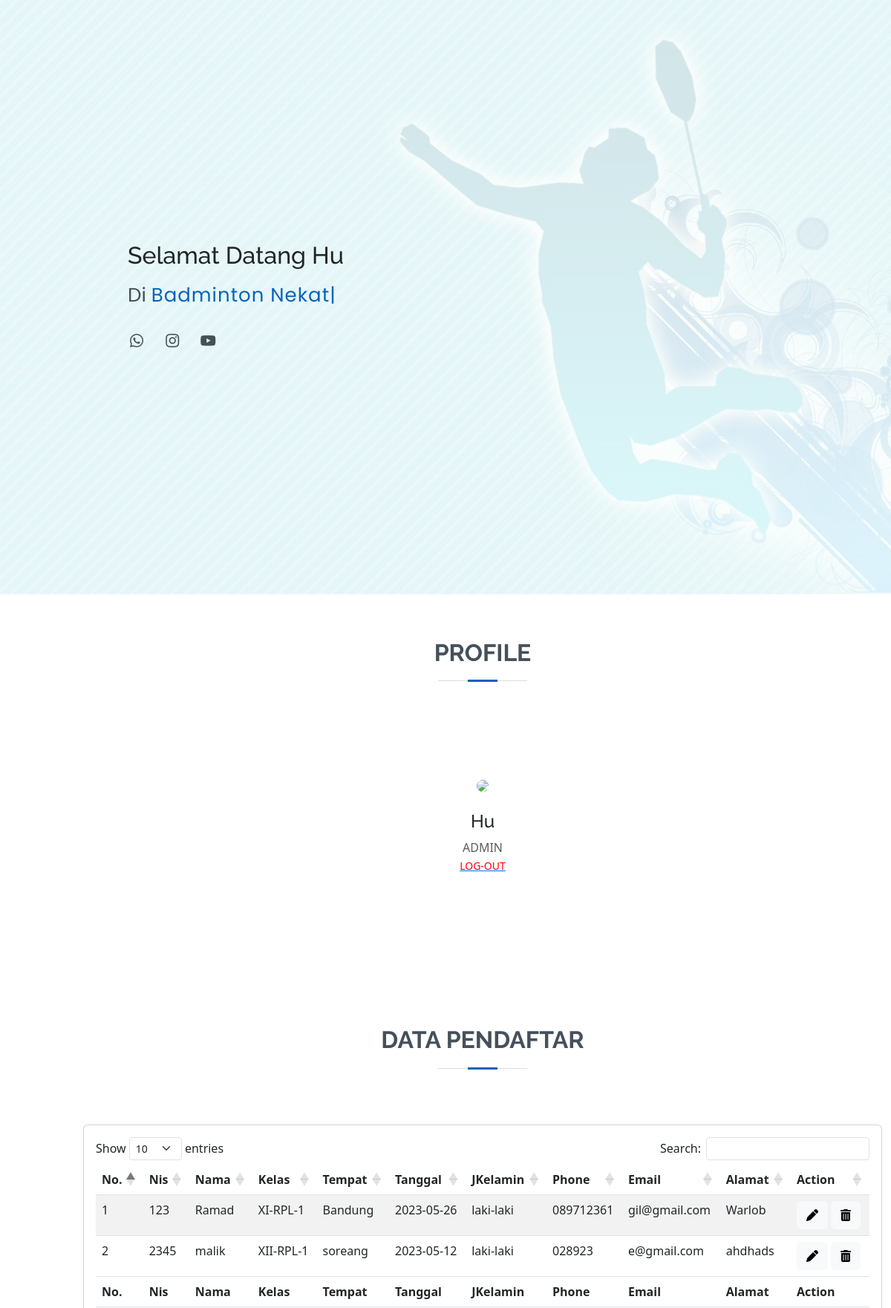
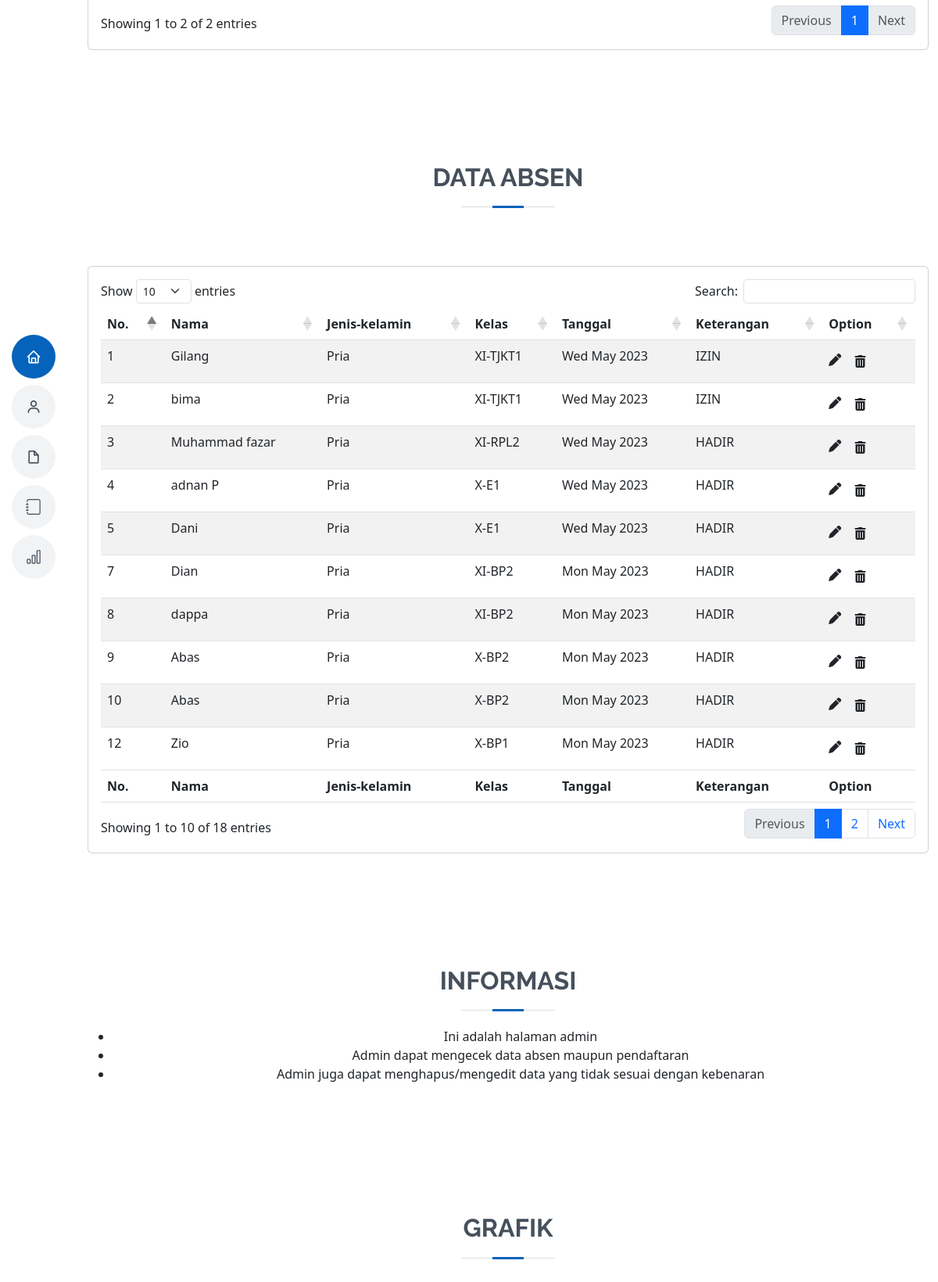
The app's page /halaman-admin.php (signed in, upper part) with its own data (2 pictures, top to bottom).
### tables this page shows
CREATE TABLE `pendaftaran` (
  `id` int(11) NOT NULL,
  `tanggal_daftar` date NOT NULL,
  `nis` char(9) DEFAULT NULL,
  `nama` varchar(50) NOT NULL,
  `kelas` varchar(50) NOT NULL,
  `tempat` varchar(50) NOT NULL,
  `tanggal` date NOT NULL,
  `jenis_kelamin` enum('laki-laki','perempuan') NOT NULL,
  `phone` char(12) NOT NULL,
  `email` varchar(50) NOT NULL,
  `alamat` varchar(50) NOT NULL
);

CREATE TABLE `absen` (
  `no` int(30) NOT NULL,
  `nama` varchar(100) NOT NULL,
  `jenis_kelamin` varchar(20) NOT NULL,
  `kelas` varchar(25) NOT NULL,
  `tgl` varchar(20) NOT NULL,
  `keterangan` varchar(25) NOT NULL
);

### function.php (called while the page is built, shortened)
<?php
$host = "localhost";
$username = "root";
$password = "";
$database = "korban";
$conn = mysqli_connect($host,$username,$password,$database) or die ("connection failed");
function query($query){
    global $conn;
    $result = mysqli_query($conn, $query);
    $rows = [];
    while( $row = mysqli_fetch_assoc($result)){
        $rows[] = $row;
    }
    return $rows;
}
?>

### halaman-admin.php (the view, shortened to what this page needs)
<?php
include "function.php";
?>
<?php
$anggotas = query("SELECT * FROM pendaftaran");
$daftars = query("SELECT * FROM pendaftaran");
$absens = query("SELECT * FROM absen");
?>
<!DOCTYPE html>
<html lang="en">
<head>
  <link href="assets/vendor/aos/aos.css" rel="stylesheet">
  <link href="assets/vendor/bootstrap/css/bootstrap.min.css" rel="stylesheet">
  <link href="assets/vendor/bootstrap-icons/bootstrap-icons.css" rel="stylesheet">
  <link href="assets/vendor/boxicons/css/boxicons.min.css" rel="stylesheet">
  <link href="assets/vendor/glightbox/css/glightbox.min.css" rel="stylesheet">
  <link href="assets/vendor/swiper/swiper-bundle.min.css" rel="stylesheet">
  <link href="assets/css/style.css" rel="stylesheet">
  <link href="https://cdn.jsdelivr.net/npm/bootstrap@5.3.0-alpha3/dist/css/bootstrap.min.css" rel="stylesheet">
  <link href="https://cdn.jsdelivr.net/npm/bootstrap@5.3.0-alpha3/dist/css/bootstrap.min.css" rel="stylesheet">
  <link rel="stylesheet" href="https://cdn.datatables.net/1.13.4/css/dataTables.bootstrap5.min.css">
  <link rel="stylesheet" href="https://cdn.datatables.net/buttons/2.3.6/css/buttons.bootstrap5.min.css">
</head>
<body>
  <header id="header" class="d-flex flex-column justify-content-center">
    <nav id="navbar" class="navbar nav-menu">
      <ul>
        <li><a href="#hero" class="nav-link scrollto active"><i class="bx bx-home"></i> <span>Home</span></a></li>
        <li><a href="#Profile" class="nav-link scrollto"><i class="bx bx-user"></i> <span>Profile</span></a></li>
        <li><a href="#pendaftar" class="nav-link scrollto"><i class="bx bx-file-blank"></i> <span> Histori Daftar</span></a></li>
        <li><a href="#Absen" class="nav-link scrollto"><i class="bi bi-journal"></i> <span>Histori Absen</span></a></li>
        <li><a href="#Grafik" class="nav-link scrollto"><i class="bi bi-bar-chart"></i> <span>Grafik</span></a></li>
      </ul>
    </nav>
  </header>
  <section id="hero" class="d-flex flex-column justify-content-center">
    <div class="container" data-aos="zoom-in" data-aos-delay="100">
      <h2 style="text-transform:capitalize;">Selamat Datang <?php echo $_SESSION['min']; ?></h2>
      <p>Di <span class="typed" data-typed-items="Badminton Nekat"></span></p>
      <div class="social-links">
        <a href="https://wa.me/628996982837" target="_blank" class="linkedin"><i class="bx bxl-whatsapp"></i></a>
        <a href="https://www.instagram.com/badminton_nekat" target="_blank" class="instagram"><i class="bx bxl-instagram"></i></a>
        <a href="https://www.youtube.com/@Badminton_Nekat" target="_blank" class="youtube"><i class="bx bxl-youtube"></i></a>
      </div>
    </div>
  </section>
  <main id="main">
    <section id="Profile" class="about">
        <div class="section-title">
          <h2>Profile</h2>
        </div>
        <section class="" style="">
            <div class="justify-content-center align-items-center h-0">
                <div style="width:px;" class="" style="border-radius: px;">
                  <div class="text-center">
                    <div class="mt-3 mb-4">
                      <img style="height:320px;" src="https://clipartspub.com/images/manager-clipart-cartoon-5.png"
                        class="rounded-circle img-fluid" style="width: 500px;" />
                    </div>
                    <h4 style="text-transform:capitalize;" class="mb-2">
                      <?php echo $_SESSION['min']; ?>
                    </h4>
                    <p class="text-muted mb-4">ADMIN<br>
                      <a href="keluar.php"><small style="color:red;">LOG-OUT</small></a>
                  </div>
                </div>
              </div>
        </section>
    </section>
    <section id="pendaftar" class="resume">
      <div class="container" data-aos="fade-up">
        <div class="section-title">
          <h2>Data Pendaftar</h2>
        </div>
        <div class="row">
            <div class="col-12">
                <div class="card my-4">
                    <div class="card-body">
                        <div class="table-responsive">
                        <table id="example" class="table table-striped">
                            <thead>
                                <tr>
                                    <th>No.</th>
                                    <th>Nis</th>
                                    <th>Nama</th>
                                    <th>Kelas</th>
                                    <th>Tempat</th>
                                    <th>Tanggal</th>
                                    <th>JKelamin</th>
                                    <th>Phone</th>
                                    <th>Email</th>
                                    <th>Alamat</th>
                                    <th>Action</th>
                                </tr>
                            </thead>
                            <tbody>
                                <?php $i = 1; ?>
                                <?php foreach ($daftars as $daftar): ?>
                                      <tr>
                                          <td><?= $i; ?></td>
                                          <td><?= $daftar["nis"]; ?></td>
                                          <td><?= $daftar["nama"]; ?></td>
                                          <td><?= $daftar["kelas"]; ?></td>
                                          <td><?= $daftar["tempat"]; ?></td>
                                          <td><?= $daftar["tanggal"]; ?></td>
                                          <td><?= $daftar["jenis_kelamin"]; ?></td>
                                          <td><?= $daftar["phone"]; ?></td>
                                          <td><?= $daftar["email"]; ?></td>
                                          <td><?= $daftar["alamat"]; ?></td>
                                          <td>
                                              <a href="#" class="btn btn-light" data-bs-toggle="modal" onclick="modal('<?= $daftar['id']; ?>','<?= $daftar['nis']; ?>','<?= $daftar['nama']; ?>','<?= $daftar['kelas']; ?>','<?= $daftar['tempat']; ?>','<?= $daftar['tanggal']; ?>','<?= $daftar['jenis_kelamin']; ?>','<?= $daftar['phone']; ?>','<?= $daftar['email']; ?>','<?= $daftar['alamat']; ?>')" data-bs-target="#modalUbah"><i class="fa fa-pen"></i></a>
                                              <a href="hapus.php?id=<?= $daftar["id"]; ?>" onclick="return confirm('Data akan dihapus?');" class="btn btn-light"><i class="fa fa-trash"></i></a>
                                          </td>
                                      </tr>
                                      <?php $i++; ?>
                                <?php endforeach; ?>
                            </tbody>
                            <tfoot>
                                <tr>
                                    <th>No.</th>
                                    <th>Nis</th>
                                    <th>Nama</th>
                                    <th>Kelas</th>
                                    <th>Tempat</th>
                                    <th>Tanggal</th>
                                    <th>JKelamin</th>
                                    <th>Phone</th>
                                    <th>Email</th>
                                    <th>Alamat</th>
                                    <th>Action</th>
                                </tr>
                            </tfoot>
                        </table>
                      </div>
                    </div>
                </div>
            </div>
        </div>
    </div>
    </section>
    <section id="Absen" class="portfolio section-bg">
      <div class="container" data-aos="fade-up">
        <div class="section-title">
          <h2>Data Absen</h2>
        </div>
        <div class="row">
            <div class="col-12">
                <div class="card my-4">
                    <div class="card-body">
                        <div class="table-responsive">
                        <table id="absen" class="table table-striped" style="width:100%">
                            <thead>
                                <tr>
                                    <th>No.</th>
                                    <th>Nama</th>
                                    <th>Jenis-kelamin</th>
                                    <th>Kelas</th>
                                    <th>Tanggal</th>
                                    <th>Keterangan</th>
                                    <th>Option</th>
                                </tr>
                            </thead>
                            <tbody>
                                <?php foreach ($absens as $absen): ?>
                                      <tr>
                                          <td><?= $absen["no"]; ?></td>
                                          <td><?= $absen["nama"]; ?></td>
                                          <td><?= $absen["jenis_kelamin"]; ?></td>
                                          <td><?= $absen["kelas"]; ?></td>
                                          <td><?= $absen["tgl"]; ?></td>
                                          <td><?= $absen["keterangan"]; ?></td>
                                          <td>
                                              <a id="aUbah" data-toggle="modal" data-target="#ubahModal" data-no="<?= $absen['no']; ?>" data-nama="<?= $absen['nama']; ?>" data-jenis_kelamin="<?= $absen['jenis_kelamin']; ?>" data-kelas="<?= $absen['kelas']; ?>" data-tgl="<?= $absen['tgl']; ?>" data-keterangan="<?= $absen['keterangan']; ?>"><i class="fa fa-pen"></i></a>
                                              <a href="Hapus1.php?no=<?= $absen['no']; ?>" class="btn btn-ligth"><i class="fa fa-trash" onclick="return confirm('Admin Yakin ?');"></i>
                                          </td>
                                      </tr>
                                <?php endforeach; ?>
                            </tbody>
                            <tfoot>
                                <tr>
                                    <th>No.</th>
                                    <th>Nama</th>
                                    <th>Jenis-kelamin</th>
                                    <th>Kelas</th>
                                    <th>Tanggal</th>
                                    <th>Keterangan</th>
                                    <th>Option</th>
                                </tr>
                            </tfoot>
                        </table>
                        </div>
                    </div>
                </div>
            </div>
        </div>
    </div>
    </section>
    <section id="services" class="services">
      <div class="container" data-aos="fade-up">
        <div class="section-title">
          <h2>Informasi</h2>
         <ul class="text-center">
            <li>Ini adalah halaman admin</li>
            <li>Admin dapat mengecek data absen maupun pendaftaran</li>
             <li>Admin juga dapat menghapus/mengedit data yang tidak sesuai dengan kebenaran</li>
          </ul>
        </div>
      </div>
    </section>
    <section id="Grafik" class="services">
      <div class="container" data-aos="fade-up">
        <div class="section-title">
          <h2>Grafik</h2>
        </div>
      </div>
    </section>
  </main>
</body>
</html>

### assets/css/style.css (style rules this page uses)
html { scroll-behavior: smooth; }
body { font-family: "Open Sans", sans-serif; color: #272829; }
a { color: #0563bb; text-decoration: none; }
h1, h2, h3, h4, h5, h6 { font-family: "Raleway", sans-serif; }
#header { position: fixed; top: 0; left: 0; bottom: 0; z-index: 9997; transition: all 0.5s; padding: 15px; overflow-y: auto; }
@media (min-width: 991px) { #main { margin-left: 100px; } }
.nav-menu { padding: 0; display: block; }
.nav-menu * { margin: 0; padding: 0; list-style: none; }
.nav-menu > ul > li { position: relative; white-space: nowrap; }
.nav-menu a, .nav-menu a:focus { display: flex; align-items: center; color: #45505b; padding: 10px 18px; margin-bottom: 8px; transition: 0.3s; font-size: 15px; border-radius: 50px; background: #f2f3f5; height: 56px; width: 100%; overflow: hidden; transition: 0.3s; }
.nav-menu a i, .nav-menu a:focus i { font-size: 20px; }
@media (min-width: 992px) { .nav-menu a, .nav-menu a:focus { width: 56px; } }
.nav-menu a:hover, .nav-menu .active, .nav-menu .active:focus, .nav-menu li:hover > a { color: #fff; background: #0563bb; }
#hero { width: 100%; height: 100vh; background: url("../img/badminton-bg.jpg") no-repeat; background-size: cover; position: relative; max-width: 100%; }
@media (min-width: 992px) { #hero { padding-left: 160px; } }
#hero:before { content: ""; background: rgba(255, 255, 255, 0.8); position: absolute; bottom: 0; top: 0; left: 0; right: 0; }
#hero p { color: #45505b; margin: 15px 0 0 0; font-size: 26px; font-family: "Poppins", sans-serif; }
#hero p span { color: #0563bb; letter-spacing: 1px; }
#hero .social-links { margin-top: 30px; }
#hero .social-links a { font-size: 24px; display: inline-block; color: #45505b; line-height: 1; margin-right: 20px; transition: 0.3s; }
section { padding: 60px 0; overflow: hidden; }
.section-title { text-align: center; padding-bottom: 30px; }
.section-title h2 { font-size: 32px; font-weight: bold; text-transform: uppercase; margin-bottom: 20px; padding-bottom: 20px; position: relative; color: #45505b; }
.section-title h2::before { content: ""; position: absolute; display: block; width: 120px; height: 1px; background: #ddd; bottom: 1px; left: calc(50% - 60px); }
.section-title h2::after { content: ""; position: absolute; display: block; width: 40px; height: 3px; background: #0563bb; bottom: 0; left: calc(50% - 20px); }

### records on screen
pendaftaran: nis "123", nama "Ramad", kelas "XI-RPL-1", tempat "Bandung", tanggal "2023-05-26", jenis_kelamin "laki-laki", phone "089712361", email "gil@gmail.com", alamat "Warlob"
pendaftaran: nis "2345", nama "malik", kelas "XII-RPL-1", tempat "soreang", tanggal "2023-05-12", jenis_kelamin "laki-laki", phone "028923", email "e@gmail.com", alamat "ahdhads"
absen: no "1", nama "Gilang", jenis_kelamin "Pria", kelas "XI-TJKT1", tgl "Wed May 2023", keterangan "IZIN"
absen: no "2", nama "bima", jenis_kelamin "Pria", kelas "XI-TJKT1", tgl "Wed May 2023", keterangan "IZIN"
absen: no "3", nama "Muhammad fazar", jenis_kelamin "Pria", kelas "XI-RPL2", tgl "Wed May 2023", keterangan "HADIR"
absen: no "4", nama "adnan P", jenis_kelamin "Pria", kelas "X-E1", tgl "Wed May 2023", keterangan "HADIR"
absen: no "5", nama "Dani", jenis_kelamin "Pria", kelas "X-E1", tgl "Wed May 2023", keterangan "HADIR"
absen: no "7", nama "Dian", jenis_kelamin "Pria", kelas "XI-BP2", tgl "Mon May 2023", keterangan "HADIR"
absen: no "8", nama "dappa", jenis_kelamin "Pria", kelas "XI-BP2", tgl "Mon May 2023", keterangan "HADIR"
absen: no "9", nama "Abas", jenis_kelamin "Pria", kelas "X-BP2", tgl "Mon May 2023", keterangan "HADIR"
absen: no "10", nama "Abas", jenis_kelamin "Pria", kelas "X-BP2", tgl "Mon May 2023", keterangan "HADIR"
absen: no "12", nama "Zio", jenis_kelamin "Pria", kelas "X-BP1", tgl "Mon May 2023", keterangan "HADIR"

### other values on screen
$_SESSION['min'] "Hu"
